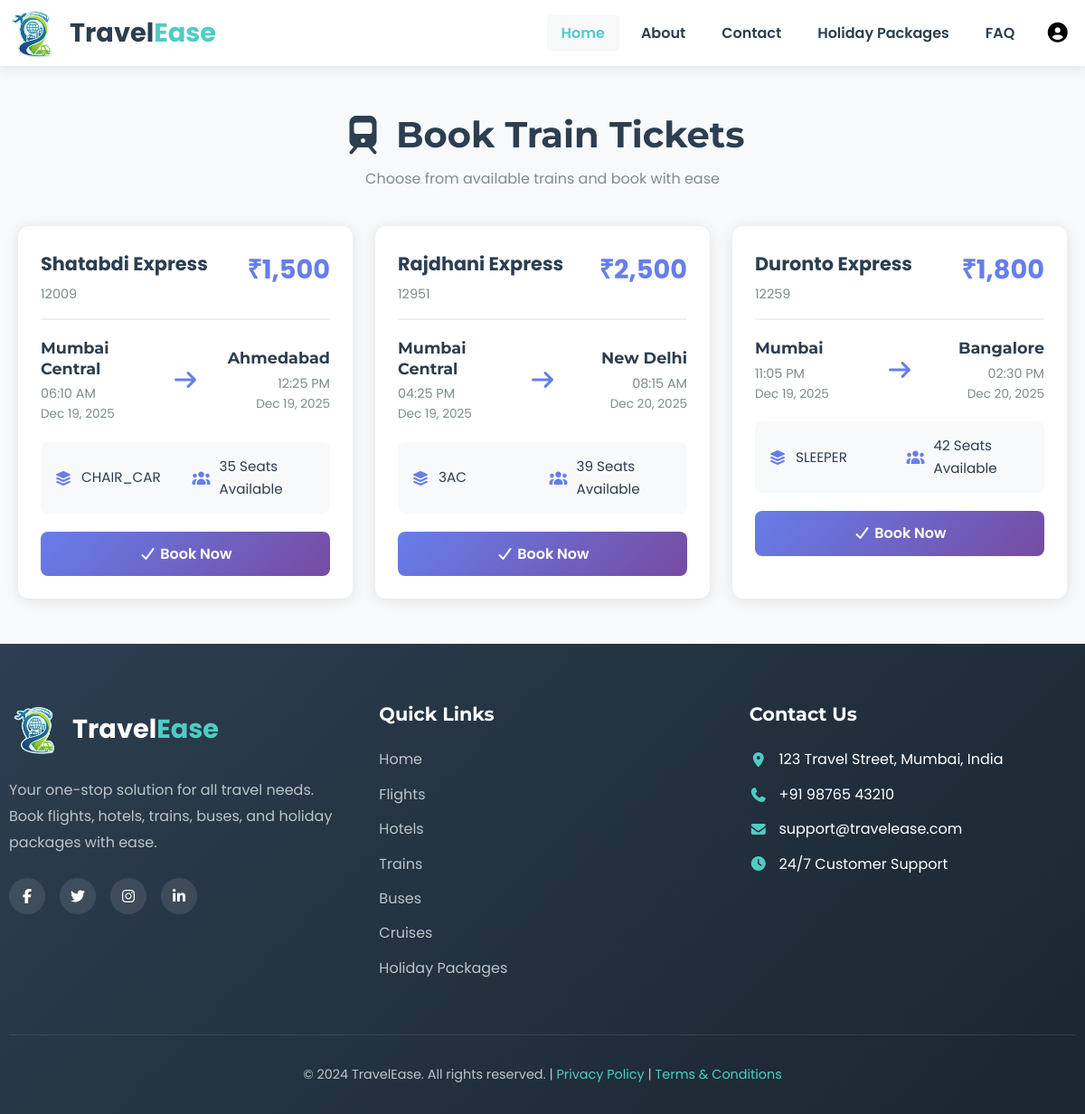
Page /trainbook.php on the committed database.
### tables this page shows
CREATE TABLE IF NOT EXISTS `trains` (
  `id` int NOT NULL AUTO_INCREMENT,
  `train_name` varchar(100) NOT NULL,
  `train_number` varchar(20) NOT NULL,
  `departure_station` varchar(100) NOT NULL,
  `arrival_station` varchar(100) NOT NULL,
  `departure_time` time NOT NULL,
  `arrival_time` time NOT NULL,
  `departure_date` date NOT NULL,
  `arrival_date` date NOT NULL,
  `price` decimal(10,2) NOT NULL,
  `available_seats` int DEFAULT '50',
  `total_seats` int DEFAULT '50',
  `class_type` enum('sleeper','3AC','2AC','1AC','chair_car') DEFAULT 'sleeper',
  `status` enum('active','inactive','cancelled') DEFAULT 'active',
  `created_at` timestamp NOT NULL DEFAULT CURRENT_TIMESTAMP,
  `updated_at` timestamp NOT NULL DEFAULT CURRENT_TIMESTAMP ON UPDATE CURRENT_TIMESTAMP,
  PRIMARY KEY (`id`)
);

### trainbook.php (the view, shortened to what this page needs)
<?php
include "db.php";
$sql = "SELECT * FROM trains WHERE status='active' AND available_seats > 0 ORDER BY departure_date, departure_time";
$result = mysqli_query($conn, $sql);
$trains = [];
while($row = mysqli_fetch_assoc($result)) {
    $trains[] = $row;
}
?>
<!DOCTYPE html>
<html lang="en">
<head>
    <link rel="stylesheet" href="css/style.css">
    <link rel="stylesheet" href="css/all.min.css">
</head>
<body>
    <?php include 'includes/navbar.php'; ?>
    <div class="booking-container">
        <div class="page-header">
            <h1><i class="fas fa-train"></i> Book Train Tickets</h1>
            <p style="color: #7f8c8d;">Choose from available trains and book with ease</p>
        </div>
        <?php if(count($trains) > 0): ?>
            <div class="trains-grid">
                <?php foreach($trains as $train): ?>
                    <div class="train-card">
                        <div class="train-header">
                            <div>
                                <div class="train-name"><?php echo htmlspecialchars($train['train_name']); ?></div>
                                <div class="train-number"><?php echo htmlspecialchars($train['train_number']); ?></div>
                            </div>
                            <div class="train-price">₹<?php echo number_format($train['price'], 0); ?></div>
                        </div>
                        <div class="train-route">
                            <div class="route-station">
                                <h3><?php echo htmlspecialchars($train['departure_station']); ?></h3>
                                <p><?php echo date('h:i A', strtotime($train['departure_time'])); ?></p>
                                <p style="font-size: 0.85rem;"><?php echo date('M d, Y', strtotime($train['departure_date'])); ?></p>
                            </div>
                            <div class="route-arrow">
                                <i class="fas fa-arrow-right"></i>
                            </div>
                            <div class="route-station" style="text-align: right;">
                                <h3><?php echo htmlspecialchars($train['arrival_station']); ?></h3>
                                <p><?php echo date('h:i A', strtotime($train['arrival_time'])); ?></p>
                                <p style="font-size: 0.85rem;"><?php echo date('M d, Y', strtotime($train['arrival_date'])); ?></p>
                            </div>
                        </div>
                        <div class="train-details">
                            <div class="detail-item">
                                <i class="fas fa-layer-group"></i>
                                <span><?php echo strtoupper($train['class_type']); ?></span>
                            </div>
                            <div class="detail-item">
                                <i class="fas fa-users"></i>
                                <span><?php echo $train['available_seats']; ?> Seats Available</span>
                            </div>
                        </div>
                        <a href="booking.php?type=train&id=<?php echo $train['id']; ?>" class="btn-book-train">
                            <i class="fas fa-check"></i> Book Now
                        </a>
                    </div>
                <?php endforeach; ?>
            </div>
        <?php endif; ?>
    </div>
    <?php include 'includes/footer.php'; ?>
</body>
</html>

### css/style.css (style rules this page uses)
* { margin: 0; padding: 0; box-sizing: border-box; }
html { scroll-behavior: smooth; }
body { font-family: 'Poppins', sans-serif; line-height: 1.6; color: #333; background-color: #f8f9fa; overflow-x: hidden; }
h1, h2, h3, h4 { font-family: 'Montserrat', sans-serif; font-weight: 700; line-height: 1.3; }

### trainbook.php (style rules this page uses)
.booking-container { max-width: 1400px; margin: 30px auto; padding: 20px; }
.page-header { text-align: center; margin-bottom: 40px; }
.page-header h1 { font-size: 2.5rem; color: #2c3e50; margin-bottom: 10px; }
.trains-grid { display: grid; grid-template-columns: repeat(auto-fill, minmax(350px, 1fr)); gap: 25px; margin-top: 30px; }
.train-card { background: white; border-radius: 12px; padding: 25px; box-shadow: 0 2px 15px rgba(0,0,0,0.1); transition: transform 0.3s, box-shadow 0.3s; }
.train-header { display: flex; justify-content: space-between; align-items: start; margin-bottom: 20px; padding-bottom: 15px; border-bottom: 2px solid #f0f0f0; }
.train-name { font-size: 1.3rem; font-weight: 700; color: #2c3e50; }
.train-number { color: #7f8c8d; font-size: 0.9rem; margin-top: 5px; }
.train-price { font-size: 1.8rem; font-weight: 700; color: #667eea; }
.train-route { display: flex; align-items: center; justify-content: space-between; margin: 20px 0; }
.route-station { flex: 1; }
.route-station h3 { font-size: 1.1rem; color: #2c3e50; margin-bottom: 5px; }
.route-station p { color: #7f8c8d; font-size: 0.9rem; }
.route-arrow { margin: 0 20px; color: #667eea; font-size: 1.5rem; }
.train-details { display: grid; grid-template-columns: repeat(2, 1fr); gap: 15px; margin: 20px 0; padding: 15px; background: #f8f9fa; border-radius: 8px; }
.detail-item { display: flex; align-items: center; gap: 10px; }
.detail-item i { color: #667eea; width: 20px; }
.detail-item span { color: #2c3e50; font-size: 0.95rem; }
.btn-book-train { width: 100%; background: linear-gradient(135deg, #667eea 0%, #764ba2 100%); color: white; padding: 12px 20px; border: none; border-radius: 8px; font-size: 1rem; font-weight: 600; cursor: pointer; transition: transform 0.3s; text-decoration: none; display: block; text-align: center; }

### rows in the picture
trains: train_name "Shatabdi Express", train_number "12009", price "1,500", departure_station "Mumbai Central", departure_time "06:10 AM", departure_date "Dec 19, 2025", arrival_station "Ahmedabad", arrival_time "12:25 PM", arrival_date "Dec 19, 2025", class_type "CHAIR_CAR", available_seats "35"
trains: train_name "Rajdhani Express", train_number "12951", price "2,500", departure_station "Mumbai Central", departure_time "04:25 PM", departure_date "Dec 19, 2025", arrival_station "New Delhi", arrival_time "08:15 AM", arrival_date "Dec 20, 2025", class_type "3AC", available_seats "39"
trains: train_name "Duronto Express", train_number "12259", price "1,800", departure_station "Mumbai", departure_time "11:05 PM", departure_date "Dec 19, 2025", arrival_station "Bangalore", arrival_time "02:30 PM", arrival_date "Dec 20, 2025", class_type "SLEEPER", available_seats "42"
